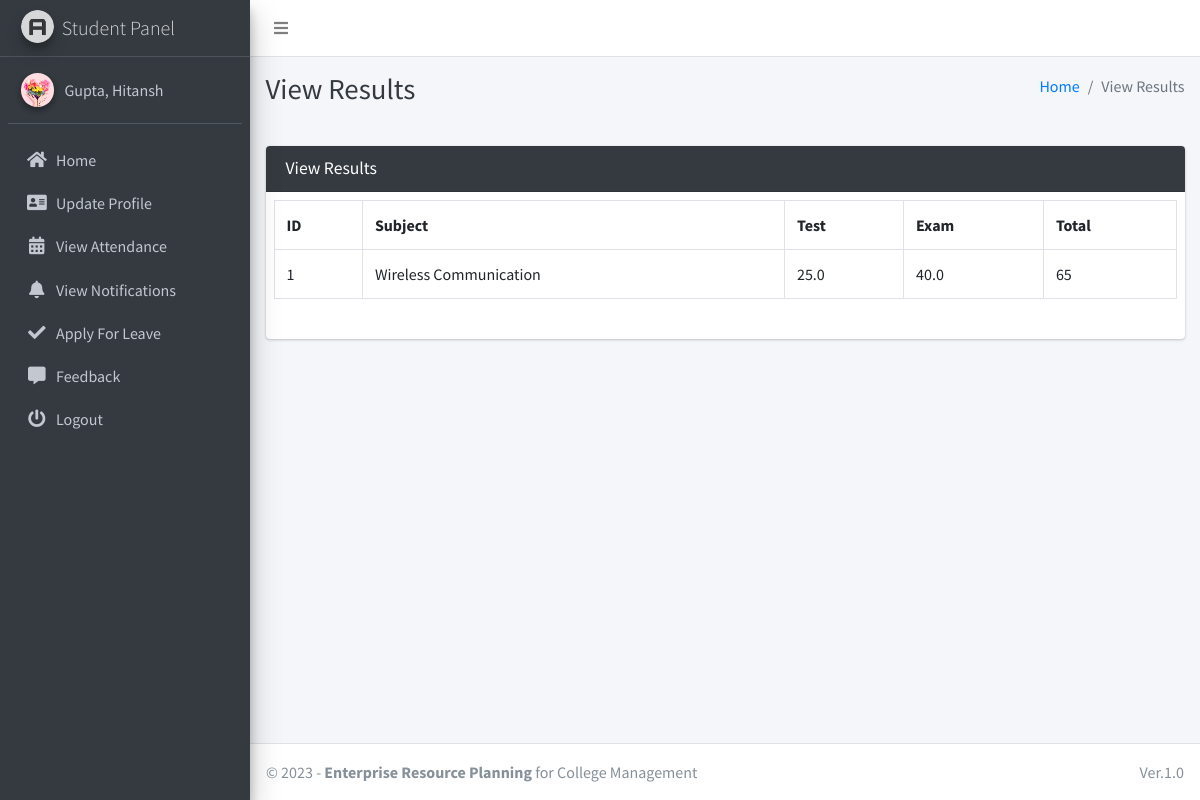
The app's page /student/view/result/ (signed in), older data.
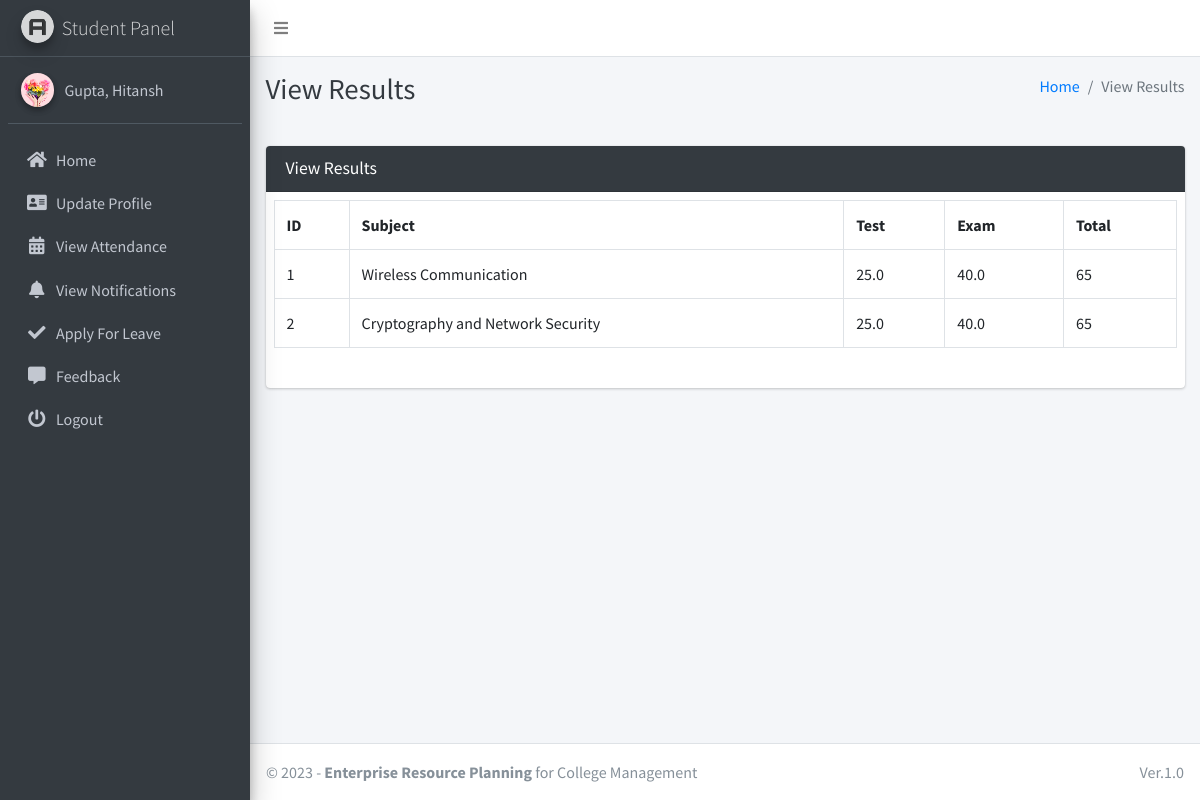
The same page, newer data.
### main_app/models.py (models this page shows)
class StudentResult(models.Model):
    student = models.ForeignKey(Student, on_delete=models.CASCADE)
    subject = models.ForeignKey(Subject, on_delete=models.CASCADE)
    test = models.FloatField(default=0)
    exam = models.FloatField(default=0)
    created_at = models.DateTimeField(auto_now_add=True)
    updated_at = models.DateTimeField(auto_now=True)

class Subject(models.Model):
    name = models.CharField(max_length=120)
    staff = models.ForeignKey(Staff,on_delete=models.CASCADE,)
    course = models.ForeignKey(Course, on_delete=models.CASCADE)
    updated_at = models.DateTimeField(auto_now=True)
    created_at = models.DateTimeField(auto_now_add=True)
    def __str__(self):
        return self.name

### main_app/student_views.py (the view)
# urls.py: path('student/view/result/', student_views.student_view_result,
def student_view_result(request):
    student = get_object_or_404(Student, admin=request.user)
    results = StudentResult.objects.filter(student=student)
    context = {
        'results': results,
        'page_title': "View Results"
    }
    return render(request, "student_template/student_view_result.html", context)

### main_app/models.py (called while the page is built)
    def __str__(self):
        return self.last_name + ", " + self.first_name

### main_app/templates/student_template/student_view_result.html
{% extends 'main_app/base.html' %}
{% load static %}
{% block page_title %}{{page_title}}{% endblock page_title %}
{% block content %}
<section class="content">
    <div class="container-fluid">
        <div class="row">
            <div class="col-md-12">
<div class="card card-dark">
    <div class="card-header"><h3 class="card-title">{{page_title}}</h3>
    </div>
   <div class="table p-2">
       <table class="table table-bordered">
           <tr>
               <th>ID</th>
               <th>Subject</th>
               <th>Test</th>
               <th>Exam</th>
               <th>Total</th>
        </tr>
        {% for result in results %}
        <tr>
            <td>{{forloop.counter}}</td>
            <td>{{ result.subject }}</td>
            <td>{{ result.test }}</td>
            <td>{{ result.exam }}</td>
            <td>{{ result.test|add:result.exam }}</td>
            </tr>
            {% endfor %}
        </table>
    </div>
    </div>
            </div>
        </div>
    </div>
</section>
{% endblock content %}

Row changes from the older to the newer data that the page shows:
added StudentResult: subject "Cryptography and Network Security", test "25.0", exam "40.0", test|add "65"
